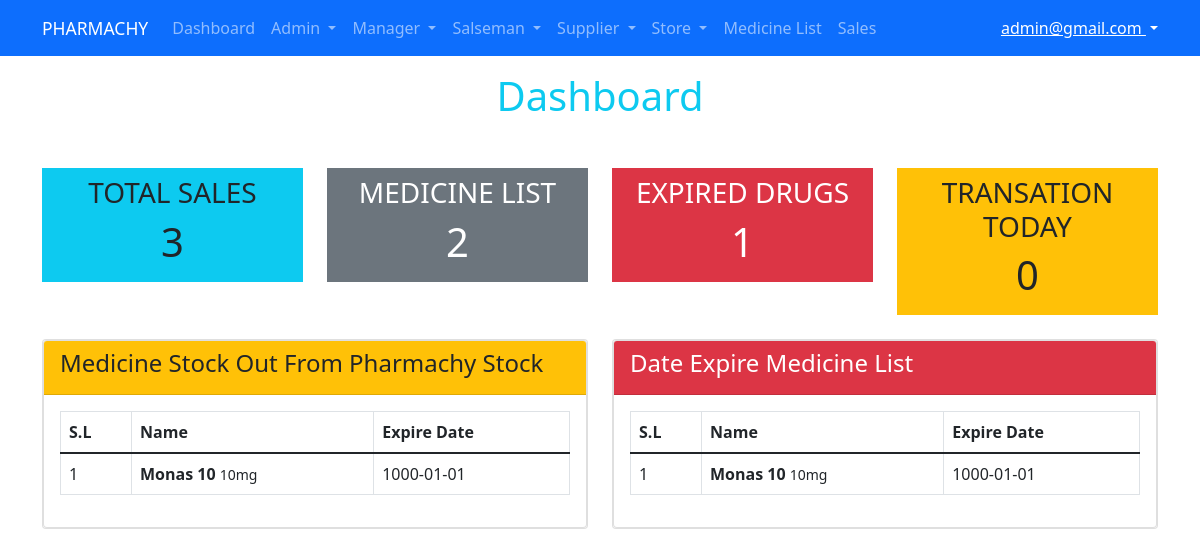
/dashboard.php (signed in), run on the app's committed database.
### tables this page shows
CREATE TABLE `pharmachy_stock` (
  `medicine_id` int(11) NOT NULL,
  `medicine_name` varchar(100) NOT NULL,
  `medicine_type` varchar(100) NOT NULL,
  `medicine_capacity` varchar(100) NOT NULL,
  `unit_price` double NOT NULL,
  `medicine_quantity` int(100) NOT NULL DEFAULT 0,
  `expired_date` date NOT NULL DEFAULT '1000-01-01'
);

### dashboard.php (the view, shortened to what this page needs)
<?php
require_once 'include/header.php';
require_once 'include/navbar.php';
require_once 'include/database.php';
?>
<h1 class="text-info text-center mt-3">Dashboard</h1>
<div class="container mt-5">
    <div class="row">
        <div class="col-md-3">
            <?php
            $sales_count = "SELECT COUNT(*) AS sales_count FROM sales_medicine";
            $sales_count_res = mysqli_query($con, $sales_count);
            $fetch_accos = mysqli_fetch_assoc($sales_count_res);
            ?>
            <div class="bg-info p-2">
                <h3 class="text-center">TOTAL SALES</h3>
                <h1 class="text-center"><?= $fetch_accos['sales_count']; ?></h1>
            </div>
        </div>
        <div class="col-md-3">
            <?php
            $medicine_count = "SELECT COUNT(*) AS medicine_count FROM medicine_list";
            $medicine_count_res = mysqli_query($con, $medicine_count);
            $fetch_accos = mysqli_fetch_assoc($medicine_count_res);
            ?>
            <div class="bg-secondary p-2">
                <h3 class="text-center text-white">MEDICINE LIST</h3>
                <h1 class="text-center text-white"><?= $fetch_accos['medicine_count']; ?></h1>
            </div>
        </div>
        <div class="col-md-3">
            <?php
            $date = date('Y-m-d');
            $medicine_exp_count = "SELECT COUNT(*) AS medicine_exp_count FROM medicine_list WHERE expired_date < '$date' ";
            $medicine_exp_count_res = mysqli_query($con, $medicine_exp_count);
            $fetch_accos = mysqli_fetch_assoc($medicine_exp_count_res);
            ?>
            <div class="bg-danger p-2">
                <h3 class="text-center text-white">EXPIRED DRUGS</h3>
                <h1 class="text-center text-white"><?= $fetch_accos['medicine_exp_count']; ?></h1>
            </div>
        </div>
        <div class="col-md-3">
            <?php
            $date = date('Y-m-d');
            $sales_count_today = "SELECT COUNT(*) AS sales_count_today FROM sales_medicine WHERE sales_date >= '$date'";
            $sales_count_today_res = mysqli_query($con, $sales_count_today);
            $fetch_accos = mysqli_fetch_assoc($sales_count_today_res);
            ?>
            <div class="bg-warning p-2">
                <h3 class="text-center">TRANSATION TODAY</h3>
                <h1 class="text-center"><?= $fetch_accos['sales_count_today']; ?></h1>
            </div>
        </div>
    </div>
</div>
<div class="container mt-4">
    <div class="row">
        <div class="col-md-6">
            <div class="card">
                <div class="card">
                    <div class="card-header bg-warning">
                        <h4>Medicine Stock Out From Pharmachy Stock</h4>
                    </div>
                    <div class="card-body">
                        <table class="table table-bordered">
                            <thead>
                                <th>S.L</th>
                                <th>Name</th>
                                <th>Expire Date</th>
                            </thead>
                            <tbody>
                                <?php
                                $stock_out_med = "SELECT * FROM pharmachy_stock WHERE medicine_quantity=0 ";
                                $stock_out_med_res = mysqli_query($con,$stock_out_med);
                                foreach($stock_out_med_res as $key => $item):
                                ?>
                                <tr>
                                    <td><?=$key+1?></td>
                                    <td>
                                        <b><?=$item['medicine_name'];?></b>
                                        <small><?=$item['medicine_capacity'];?></small>
                                    </td>
                                    <td><?=$item['expired_date']?></td>
                                </tr>
                                <?php
                                endforeach
                                ?>
                            </tbody>
                        </table>
                    </div>
                </div>
            </div>
        </div>
        <div class="col-md-6">
            <div class="card">
                <div class="card">
                    <div class="card-header bg-danger">
                        <h4 class="card-title text-white">Date Expire Medicine List</h4>
                    </div>
                    <div class="card-body">
                    <table class="table table-bordered">
                            <thead>
                                <th>S.L</th>
                                <th>Name</th>
                                <th>Expire Date</th>
                            </thead>
                            <tbody>
                                <?php
                                $date = date('Y-m-d');
                                $expired_med = "SELECT * FROM pharmachy_stock WHERE expired_date <'$date' ";
                                $expired_med_res = mysqli_query($con,$expired_med);
                                foreach($expired_med_res as $key => $item):
                                ?>
                                <tr>
                                    <td><?=$key+1?></td>
                                    <td>
                                        <b><?=$item['medicine_name'];?></b>
                                        <small><?=$item['medicine_capacity'];?></small>
                                    </td>
                                    <td><?=$item['expired_date']?></td>
                                </tr>
                                <?php
                                endforeach
                                ?>
                            </tbody>
                        </table>
                    </div>
                </div>
            </div>
        </div>
    </div>
</div>
<?php
require_once 'include/footer.php';
?>

### data on the page
pharmachy_stock: medicine_name "Monas 10", medicine_capacity "10mg", expired_date "1000-01-01"

### other printed values
$_SESSION['email'] "admin@gmail.com"
$fetch_accos['sales_count'] "3"
$fetch_accos['medicine_count'] "2"
$fetch_accos['medicine_exp_count'] "1"
$fetch_accos['sales_count_today'] "0"
